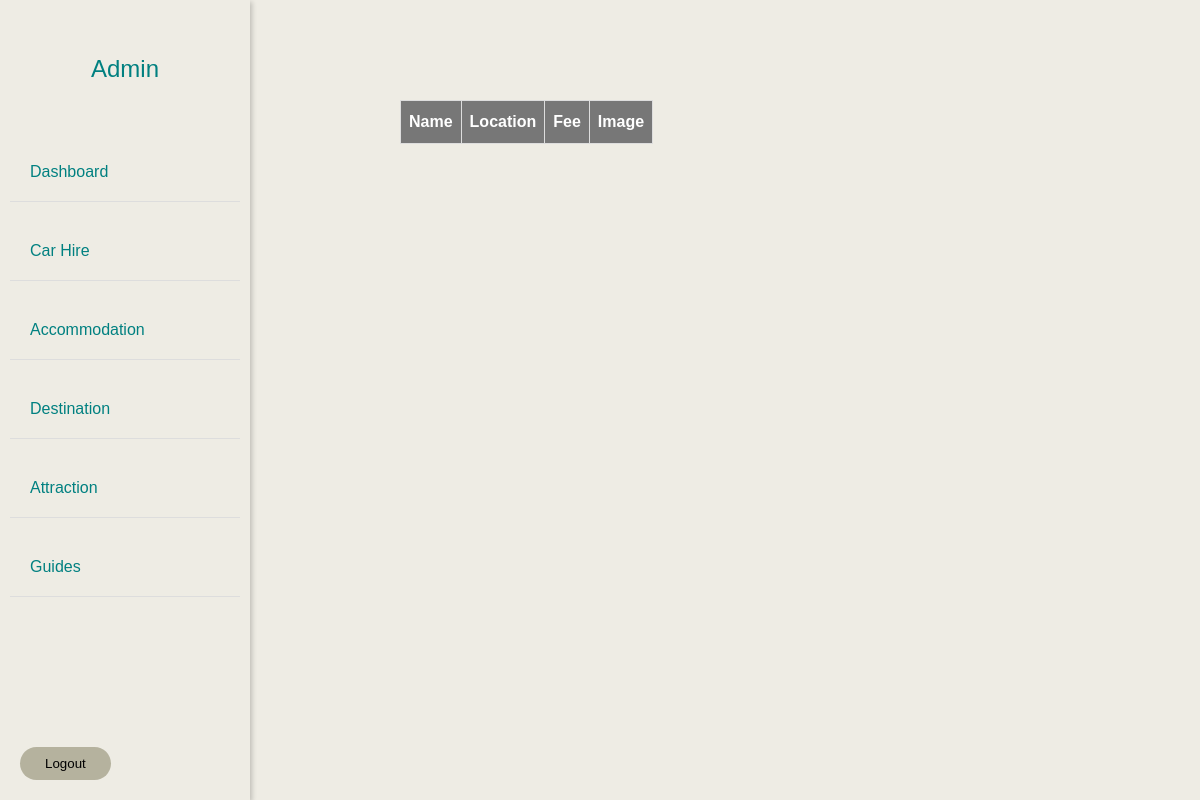
The page /newattraction/attractionlist/ on the database as committed earlier.
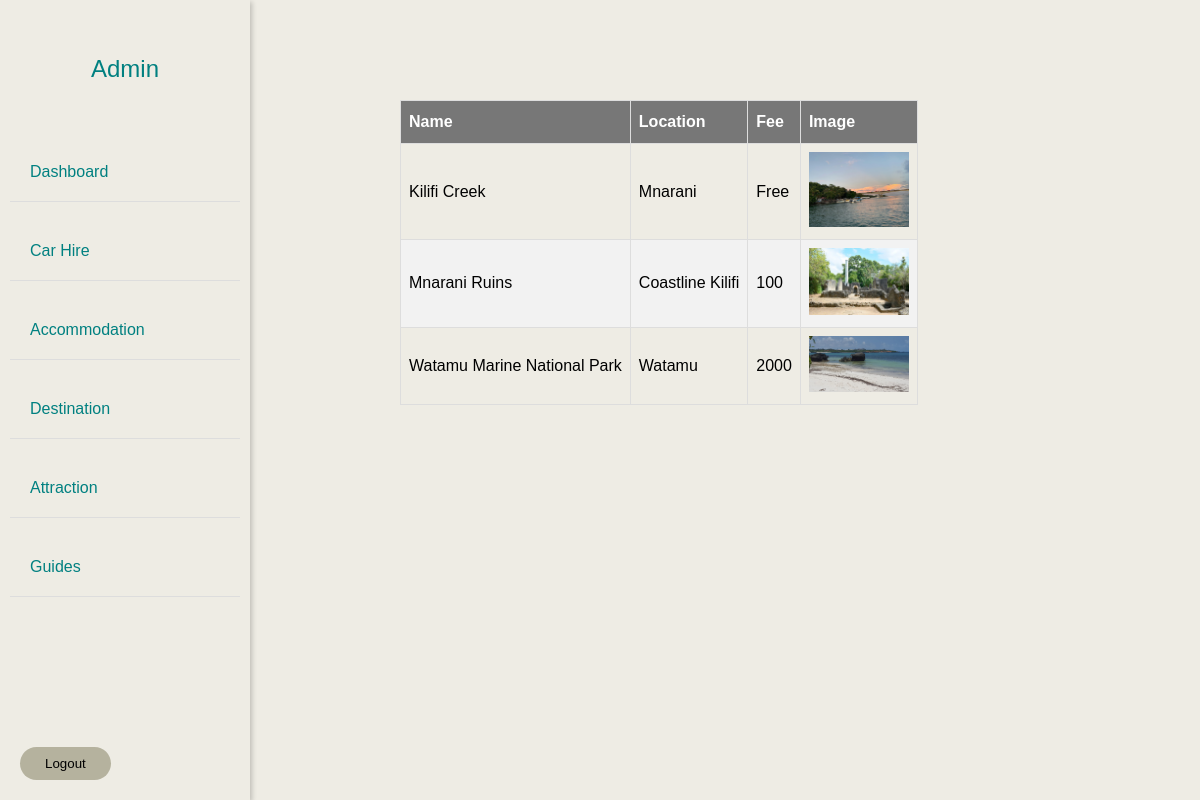
The same page on the database as committed later.
### Karibu_Kilifi/models.py (models this page shows, shortened)
class attraction(models.Model):
    name = models.CharField(max_length=50, verbose_name='Name')
    location = models.CharField(max_length=20, verbose_name='Location')
    fee = models.CharField(max_length=4, verbose_name='Entrance Fee', help_text='Input fee if there is any')
    description = models.TextField(max_length=1000, verbose_name='Description')
    image = models.ImageField(verbose_name='Image', blank=True)

### Karibu_Kilifi/views.py (the view)
# urls.py: path('newattraction/attractionlist/', attraction_List),
def attraction_List(request):
    attractionList = attraction.objects.all()
    return render(request, 'Attractions/Admin/attractionslist.html', {"attract": attractionList})

### templates/Attractions/Admin/attractionslist.html (shortened to what this page needs)
{% extends 'AdminIndex.html' %}
{% block content %}
        <div class="tablelist">
    <table id="cars">
    <thead>
        <tr>
            <th>Name</th>
            <th>Location</th>
            <th>Fee</th>
            <th>Image</th>
        </tr>
    </thead>
    <tbody>
    {% for attractions in attract %}
    <tr>
        <td> {{attractions.name}} </td>
        <td>{{ attractions.location }}</td>
        <td>{{ attractions.fee }}</td>
        <td>
            {% if attractions.image %}
                <img src="{{ attractions.image.url }}" alt="Hotel" style="max-width: 100px; max-height: 100px;">
            {% else %}
                No Image Available
            {% endif %}
        </td>
    </tr>
        {% endfor %}
    </tbody>
</table>
</div>
{% endblock %}

Rows that differ between the two databases and show on the page:
added attraction: name "Kilifi Creek", location "Mnarani", fee "Free", image (picture)
added attraction: name "Mnarani Ruins", location "Coastline Kilifi", fee "100", image (picture)
added attraction: name "Watamu Marine National Park", location "Watamu", fee "2000", image (picture)
